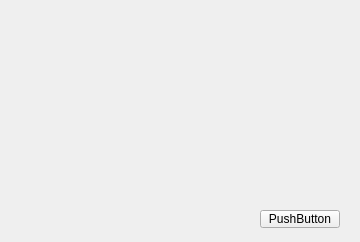
<?xml version="1.0" encoding="UTF-8"?>
<ui version="4.0">
 <class>Widget</class>
 <widget class="QWidget" name="Widget">
  <property name="geometry">
   <rect>
    <x>0</x>
    <y>0</y>
    <width>360</width>
    <height>242</height>
   </rect>
  </property>
  <property name="windowTitle">
   <string>Widget</string>
  </property>
  <widget class="QPushButton" name="pushButton">
   <property name="geometry">
    <rect>
     <x>260</x>
     <y>210</y>
     <width>80</width>
     <height>18</height>
    </rect>
   </property>
   <property name="text">
    <string>PushButton</string>
   </property>
  </widget>
 </widget>
 <resources/>
 <connections/>
</ui>
